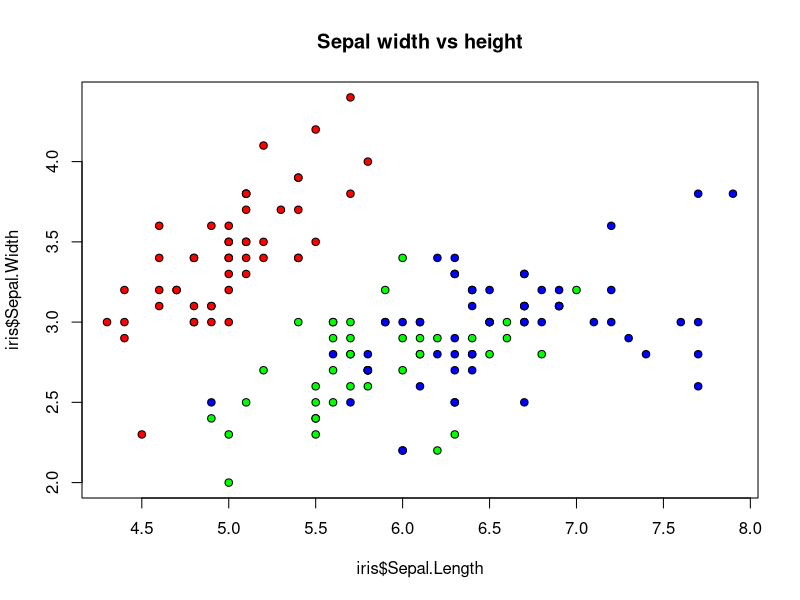
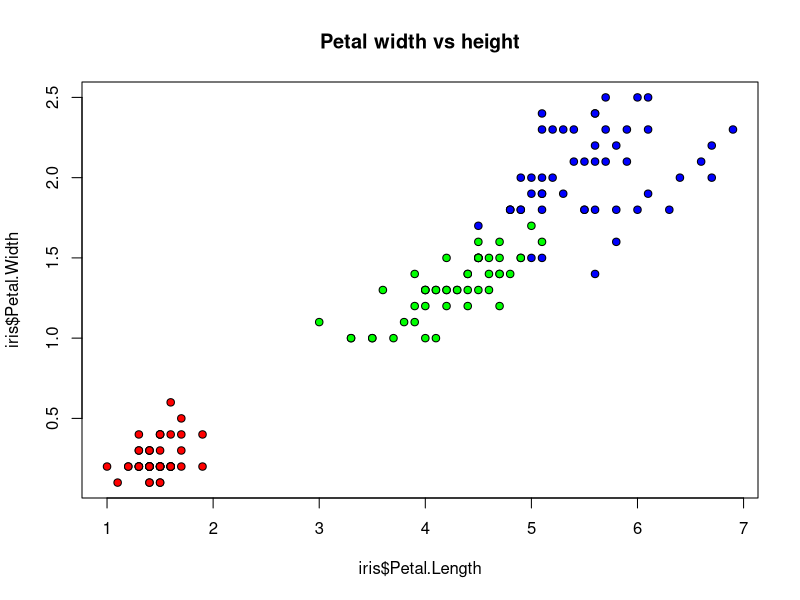

Write the R code that produced these figures, in order.
## ---- chunk 1
head(iris)
## ---- chunk 2
plot(iris$Sepal.Length, iris$Sepal.Width, pch=21, bg=c("red","green","blue")[unclass(iris$Species)], main ="Sepal width vs height");
## ---- chunk 3
unclass(iris$Species)
## ---- chunk 4
plot(iris$Petal.Length, iris$Petal.Width, pch=21, bg=c("red","green","blue")[unclass(iris$Species)], main ="Petal width vs height");
